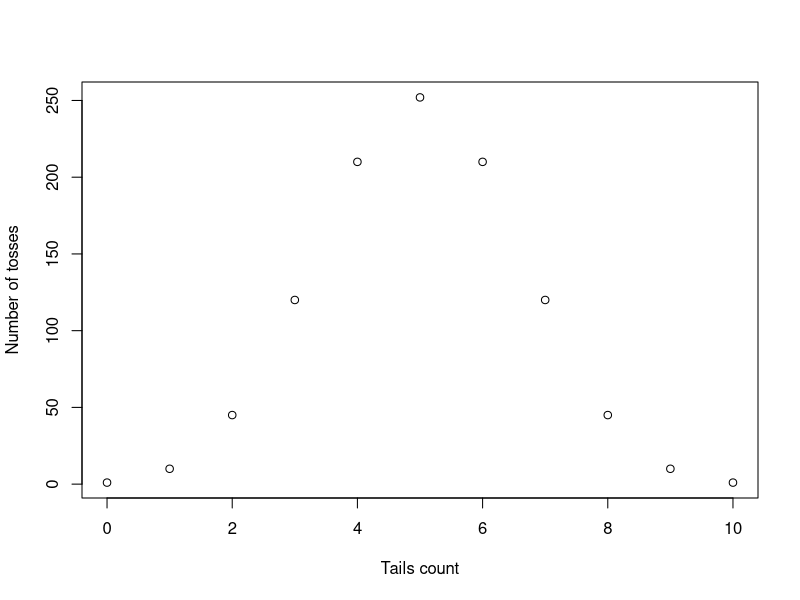

Here is the R script that generated this plot:
## Write a function that creates a matrix with the probabilties of getting 'tails'with n=10 coin tosses:
## -The first column represents the
##  frequency vector μ/n, where μ=0:10 is the number of
##  getting 'tails'.
## -The second column are the probabilities
##  (C n μ /2 n), calculated with the function choose().
## -Plot the graphic using plot().

tails = function(){
    ## First column consist of count of obtaining tails:
    tails.count = c(0:10)

    ## Second column consists of the probabilites of obtaining
    ## count of tails per 10 tosses:
    probabilites = choose(10, tails.count)

    ## The resulting matrix:
    return (matrix(
        c(tails.count, probabilites),
        nrow = 11,
        ncol = 2,
        dimnames = list(NULL, c("Tails count", "Number of tosses"))))
}

matrix.result = tails()

## Plot the result:
plot(matrix.result)
